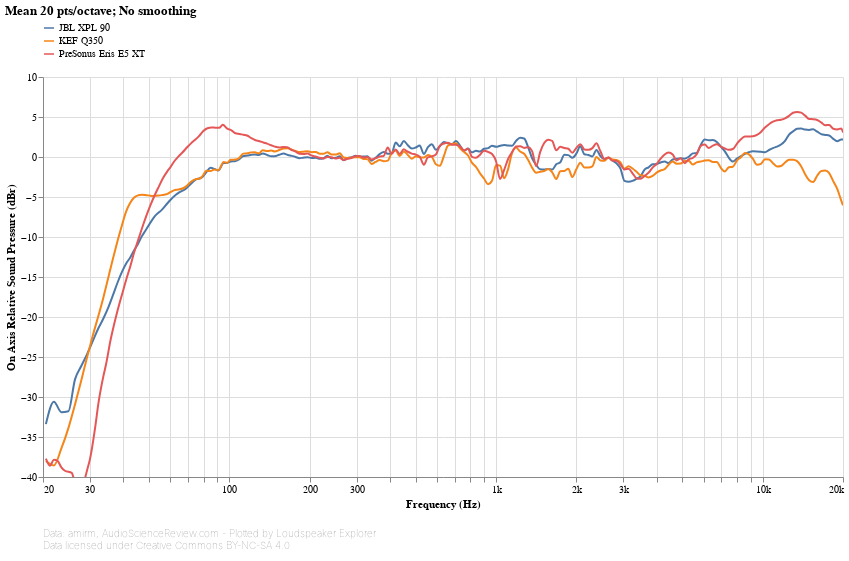

Notebook code for this chart:
### Markdown cell above
## On-axis response

### Code cell
#@markdown
standalone_speaker_frequency_response_db_chart(
    ('CEA2034', 'On Axis'),
    sound_pressure_yaxis(title_prefix='On Axis'))

### Figure 1 — Vega-Lite specification as saved in the notebook (floating-point values rounded to 4 significant figures; data arrays with more than 128 entries replaced by an {"elided": "..."} marker saying what was removed)
{"config": {"view": {"continuousWidth": 400, "continuousHeight": 300, "opacity": 0}}, "vconcat": [{"layer": [{"mark": {"type": "line", "clip": true, "interpolate": "monotone"}, "encoding": {"opacity": {"condition": {"value": 1, "selection": "selector012"}, "value": 0.2}}, "selection": {"selector012": {"type": "multi", "encodings": ["color"], "bind": "legend"}, "selector014": {"type": "interval", "bind": "scales", "encodings": ["x", "y"]}, "selector015": {"type": "single", "fields": ["speaker"], "bind": {"input": "select", "options": [null, "JBL XPL 90", "KEF Q350", "PreSonus Eris E5 XT"], "labels": ["All", "JBL XPL 90", "KEF Q350", "PreSonus Eris E5 XT"], "name": "Speaker: "}}}, "title": {"text": "Mean 20 pts/octave; No smoothing", "anchor": "start"}}, {"mark": {"type": "circle", "clip": true, "size": 100}, "encoding": {"fillOpacity": {"condition": {"value": 0.3, "selection": "selector013"}, "value": 0}}, "selection": {"selector013": {"type": "single", "on": "mouseover", "clear": "mouseout", "empty": "none", "encodings": ["x", "y"]}}, "title": {"text": "Mean 20 pts/octave; No smoothing", "anchor": "start"}}], "data": {"name": "data-2ad92db3cf10f1cd534919271542065b"}, "encoding": {"color": {"type": "nominal", "field": "speaker", "legend": {"direction": "vertical", "labelLimit": 600, "orient": "top", "symbolType": "stroke"}, "title": null}, "tooltip": [{"type": "nominal", "field": "speaker", "title": "Speaker"}, {"type": "quantitative", "field": "frequency", "format": ".03s", "title": "Frequency (Hz)"}, {"type": "quantitative", "field": "value", "format": ".2f", "title": "Value (dB)"}], "x": {"type": "quantitative", "axis": {"format": "s"}, "field": "frequency", "scale": {"base": 10, "domain": [20, 20000], "nice": false, "type": "log"}, "title": "Frequency (Hz)"}, "y": {"type": "quantitative", "axis": {"grid": true}, "field": "value", "scale": {"domain": [-40, 10]}, "title": ["On Axis Relative Sound Pressure (dBr)"]}}, "height": 400, "transform": [{"flatten": ["frequency", "value"]}, {"filter": {"selection": "selector015"}}], "width": 800}, {"mark": "text", "height": 1, "title": {"text": ["Data: amirm, AudioScienceReview.com - Plotted by Loudspeaker Explorer", "Data licensed under Creative Commons BY-NC-SA 4.0"], "anchor": "start", "color": "gray", "fontSize": 10, "fontWeight": "lighter"}, "width": 600}], "resolve": {"legend": {"color": "independent"}}, "$schema": "https://vega.github.io/schema/vega-lite/v4.8.1.json", "datasets": {"data-2ad92db3cf10f1cd534919271542065b": [{"speaker": "JBL XPL 90", "frequency": {"elided": "194 float values"}, "value": {"elided": "194 float values"}}, {"speaker": "KEF Q350", "frequency": {"elided": "194 float values"}, "value": {"elided": "194 float values"}}, {"speaker": "PreSonus Eris E5 XT", "frequency": {"elided": "200 float values"}, "value": {"elided": "200 float values"}}]}}
